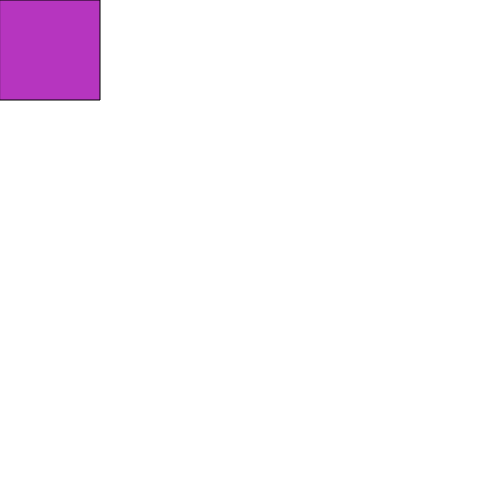
Frame 1 (no input)
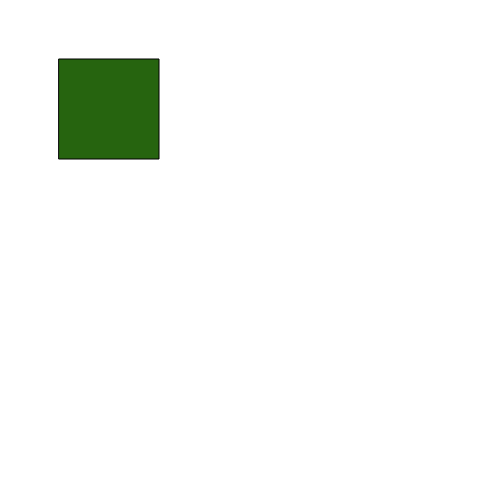
Frame 60 (no input)
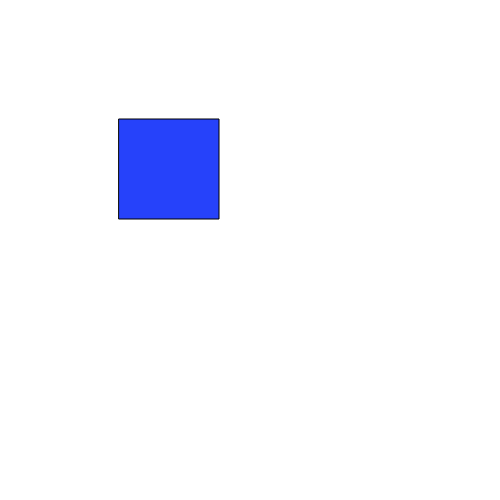
Frame 120 (the mouse pressed at the canvas centre since frame 60)

The p5.js sketch that drew these frames (run headless with seeded random() and noise() and a simulated clock; from frame 60 on, the mouse is pressed at the canvas centre):

// p5.js sketch
// ── sketch.js
let x = 0 ;
let y = 0 ;

function setup() {
  createCanvas(500, 500);
}

function draw() {
  background(255) ;
  fill(random(0, 255), random(0, 255), random(0, 255)) ;
  rect(x, y, 100, 100) ;
  x = x + 1 ;
  y = y + 1 ;
if (x > width) {
  x = 0 ;
}

if (y > height) {
  y = 0
}

}
